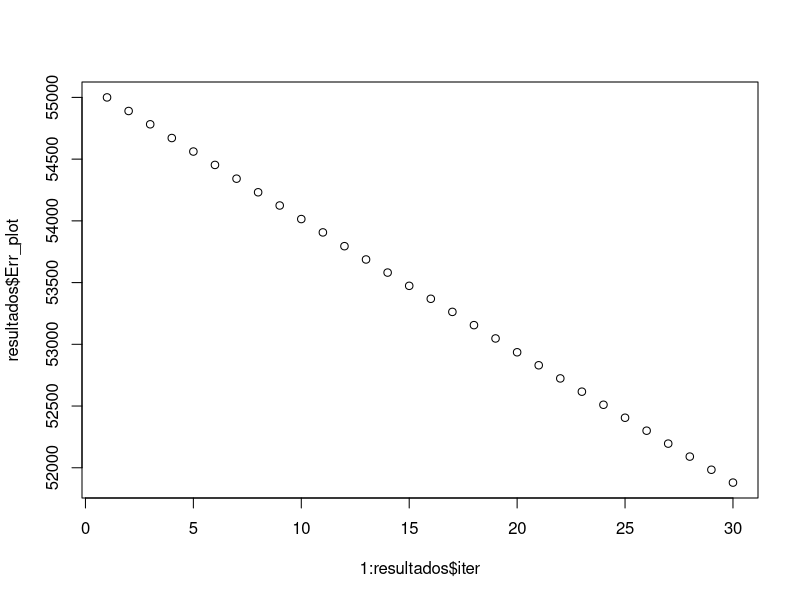
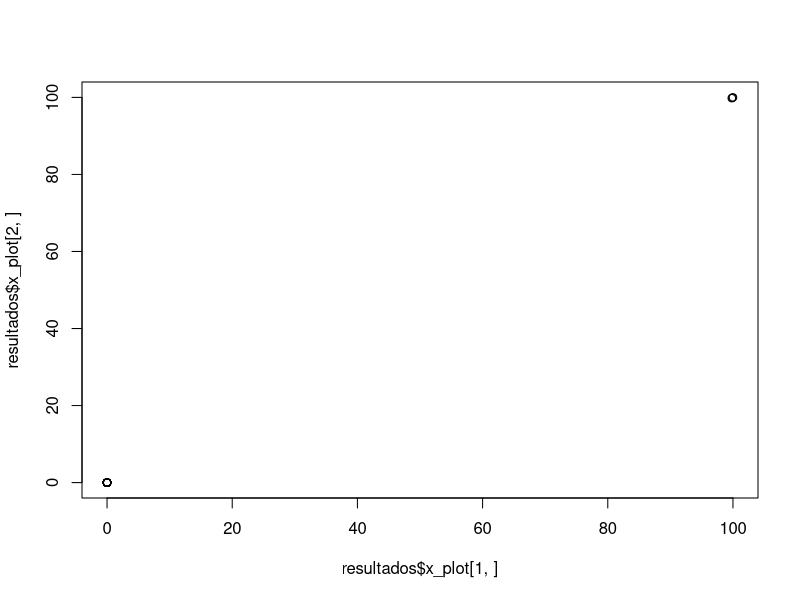

Reproduce these figures in R, in order.
gradiente <- function(f, x) {
  
  # In:
  # f función a la que se le calculará su gradiente
  # x punto en el que se aproximará el gradiente de f
  # Out:
  # grad_f: aproximación al gradiente de f por diferencias centradas
  
  h      <- 1e-6
  n      <- length(x)
  grad_f <- matrix(rep(0, n), nrow = n)
  xaux   <- x
  xaux2  <- x
  
  for(i in 1:n) {
    
    xaux[i]   <- x[i] + h
    xaux2[i]  <- x[i] - h
    grad_f[i] <- (f(xaux) - f(xaux2)) / (2 * h)
    xaux[i]   <- xaux[i] - h
    xaux2[i]  <- xaux2[i] + h
    
  }
  
  return(grad_f)
  
}


hessiana <- function(f, x) {
  
  # In:
  # f función a la que se le calculará su Hessiana
  # x punto en el que se aproximará la Hessiana de f
  # Out:
  # Hf: aproximación a la Hessiana de f por diferencias hacia delante
  
  h      <- 1e-5
  n      <- length(x)
  Hf     <- matrix(rep(0, n*n), nrow = n)
  xaux_i <- x
  xaux_j <- x
  
  for(i in 1:n) {
    
    xaux_i[i] <- xaux_i[i] + h
    xaux_ij   <- x
    
    for(j in i:n) {
      
      xaux_j[j]  <- xaux_j[j] + h
      xaux_ij[j] <- xaux_i[j] + h
      dif1       <- f(xaux_ij) - f(xaux_i) 
      dif2       <- f(xaux_j) - f(x)
      Hf[i,j]    <- (dif1 - dif2) / (h * h)
      
      if(j != i) Hf[j,i] <- (dif1 - dif2) / (h * h)
      
      xaux_j[j]  <- xaux_j[j] - h
      xaux_ij[j] <- xaux_ij[j] - h
      
    }
    
    xaux_i[i] <- xaux_i[i] - h
    
  }
  
  return(Hf)
  
}


backtracking <- function(alpha, beta, f, dir_desc, x, derivada_direccional) {
  
  # In:
  # alpha, beta parámetros del método por backtracking
  # f función de Rn a R a minimizar
  # dir_desc dirección de descenso en el punto x
  # x punto en el que se buscará el tamaño de paso para la dirección de descenso dada
  # grad_f gradiente de f en x
  # Out: 
  # t tamaño de paso
  optim
  
  t <- 0.001
  
  if(alpha > 0.5) {
    print('alpha de backtracking debe ser menor o igual a 1/2')
    t <-  -1
  }
  
  if(beta > 1) {
    print('beta de backtracking debe ser menor a 1')
    t <-  -1
  }
  
  if(t != -1) {
    
    eval1 <- f(x + t * dir_desc)
    eval2 <- f(x) + alpha * t * derivada_direccional
    
    while (eval1 > eval2) {
      
      t     <- beta * t
      eval1 <- f(x + t * dir_desc)
      eval2 <- f(x) + alpha * t * derivada_direccional
      
    }
    
  } else {
    
    t <- -1
    
  }
  
  return(t)
  
}



newton_Axib <- function(f, x_ast, p_ast, x0, tol, tol_backtracking, maxiter) {
  
  # Entrada:
  # f: función a encontrar el mínimo. Definida como una function handle
  # x_ast: solución de min f(x) sujeto a: Ax=b.
  # p_ast: valor óptimo de f: p_ast = f(x_ast)
  # x0: aproximaciones iniciales a x_ast (mínimo de f) para los algoritmos
  # tol: para el criterio de paro. Típicamente menor o igual a 1e-8. Controla decremento en x 
  # tol_backtracking: para backtracking. Típicamente menor o igual a 1e-14. Controla actualización de x.
  # maxiter: máximo número de iteraciones a realizar.
  # Salida:
  # x: aproximación a x_ast
  # iter: número de iteraciones realizadas (para gráficas de monitoreo)
  # Err_plot: error medido como error absoluto o relativo respecto a p_ast (para gráficas de monitoreo)
  # x_plot: vector de aproximaciones (para gráficas de monitoreo)
  
  library('pracma')
  
  iter <- 1
  x <- x0
  
  # Evaluaciones
  feval <- f(x)
  gfeval <- gradiente(f, x)
  Hfeval <- hessiana(f, x)
  
  normagf <- norm(gfeval, type = '2')
  condHf <- kappa(Hfeval, exact = TRUE)
  
  Err_plot_aux <- matrix(rep(0, maxiter), ncol = 1)
  Err_plot_aux[iter] <- abs(feval - p_ast)
  
  if(norm(x_ast, type = '2') > 1e-300) {
    Err <- norm(x_ast - x, type = '2') / norm(x_ast, type = '2')
  } else {
    Err <- norm(x_ast - x, type = '2')
  }
  
  n <- length(x)
  x_plot_aux <- matrix(rep(0, maxiter * n), nrow = n)
  x_plot <- matrix(rep(0, maxiter * n), nrow = n)
  x_plot[,1] <- x
  
  alpha <- 0.15 # parámetro para el bactracking
  beta <- 0.5 # parámetro para el bactracking
  
  # Definición decremento en x:
  # print(Hfeval)
  dir_Newton <- solve(Hfeval, -gfeval)
  lambda_cuadrada <- t(dir_Newton) %*% (Hfeval %*% dir_Newton)
  
  fprintf('Iter      Normagf     Decremento_en_x     Error_x_ast   Error_p_ast    backtracking_result  Condición_Hf\n')
  fprintf('%3i   %1.6e     %1.6e     %1.6e     %1.6e     %s             %1.6e\n',
          iter, normagf, lambda_cuadrada, Err, Err_plot_aux[iter], '---', condHf);
  
  criterio_de_paro <- lambda_cuadrada / 2
  contador <- 1
  
  while(criterio_de_paro > tol & iter < maxiter) {
    derivada_direccional = -lambda_cuadrada
    t <- backtracking(alpha = alpha, beta = beta, f = f, dir_desc = dir_Newton,
                      x = x, derivada_direccional = derivada_direccional)
    x <- x + t*dir_Newton
    feval <- f(x)
    
    gfeval <- gradiente(f, x)
    Hfeval <- hessiana(f, x)
    normagf <- norm(gfeval, type = '2')
    condHf <- kappa(Hfeval, exact = TRUE)
    # print(Hfeval)
    dir_Newton <- solve(Hfeval, -gfeval)
    lambda_cuadrada <- t(dir_Newton) %*% (Hfeval %*% dir_Newton)
    
    if(norm(x_ast, type = '2') > 1e-300) {
      Err <- norm(x_ast - x, type = '2') / norm(x_ast, type = '2')
    } else {
      Err <- norm(x_ast - x, type = '2')
    }
    
    iter <- iter + 1
    Err_plot_aux[iter] <- abs(feval - p_ast)
    x_plot_aux[,iter-1] <- x
    
    if(contador %% 100 == 0)
      fprintf('%3i   %1.6e     %1.6e     %1.6e     %1.6e     %1.6e    %1.6e\n',
              iter, normagf, lambda_cuadrada, Err, Err_plot_aux[iter], t, condHf);
    
    criterio_de_paro <- lambda_cuadrada / 2
    
    if(t < tol_backtracking) {
      iter_salida <- iter
      iter <- maxiter
    }
    contador <- contador + 1
  }
  
  fprintf('Error utilizando valor de x_ast: %1.6e\n', Err)
  fprintf('Valor aproximado a x_ast:\n')
  print(x)
  Err_plot <- Err_plot_aux[which(abs(Err_plot_aux) > 1e-300)]
  
  helper <- matrix(rep(0, maxiter * n), nrow = n)
  for(i in 1: ncol(x_plot_aux)) {
    helper[,i] <- x_plot_aux[,i] - x_ast
  }
  
  if(norm(x_ast, type = '2') > 1e-300) {
    aux_diferencia_x_plot_aux <- (helper) / norm(x_ast, type = '2')
  } else {
    aux_diferencia_x_plot_aux <- helper
  }
  
  
  index <- which(apply(aux_diferencia_x_plot_aux, 1, function(x) norm(x ,type = '2')) > 1e-300  & rowSums(x_plot_aux) != 0)
  index2 <- apply(aux_diferencia_x_plot_aux, 1, function(x) norm(x ,type = '2')) > 1e-300 & rowSums(x_plot_aux) != 0
  
  if(sum(index) != 0) {
    x_plot[,2:(2+sum(index2)-1)] <- x_plot_aux[,index]
  }
  
  if(iter == maxiter & t < tol_backtracking) {
    disp('Valor de backtracking menor a tol_backtracking, revisar aproximación')
    iter <- iter_salida
  }
  
  
  return(list(x = x, iter = iter, Err_plot = Err_plot, x_plot = x_plot))
  
} 


# fx <- function(x) {
#   sum((x+1)^2) 
# }
# gradiente(fx, c(2,2))
# hessiana(fx, c(2,2))

gamma_cte <- 10;
fx <- function(x) {
  0.5 * (x[1]^2 + gamma_cte*x[2]^2)
}

x_ast <- matrix(c(0,0), ncol = 1)
x0 <- matrix(c(100,100), ncol = 1)
tol <- 1e-14
tol_backtracking <- 1e-14
maxiter <- 30
p_ast <- fx(x_ast)


resultados <- newton_Axib(fx, x_ast,p_ast,x0,tol,tol_backtracking,maxiter)

plot(1:resultados$iter, resultados$Err_plot)
plot(resultados$x_plot[1,], resultados$x_plot[2,])


